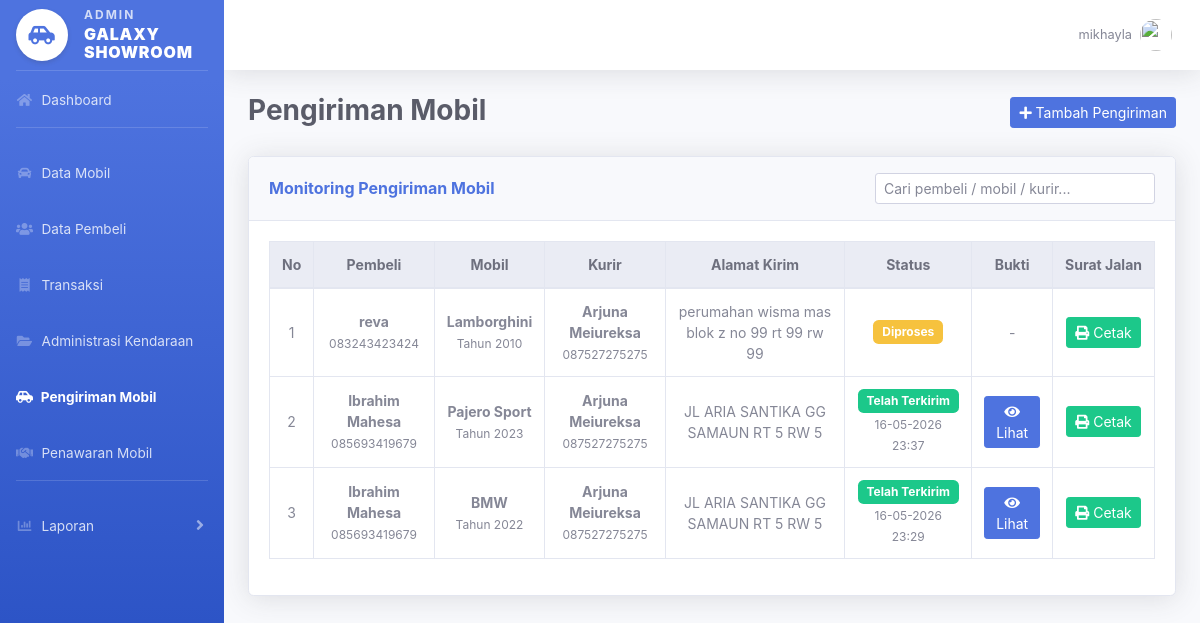
Before: /admin/pengiriman_mobil.php (signed in) with the older database file.
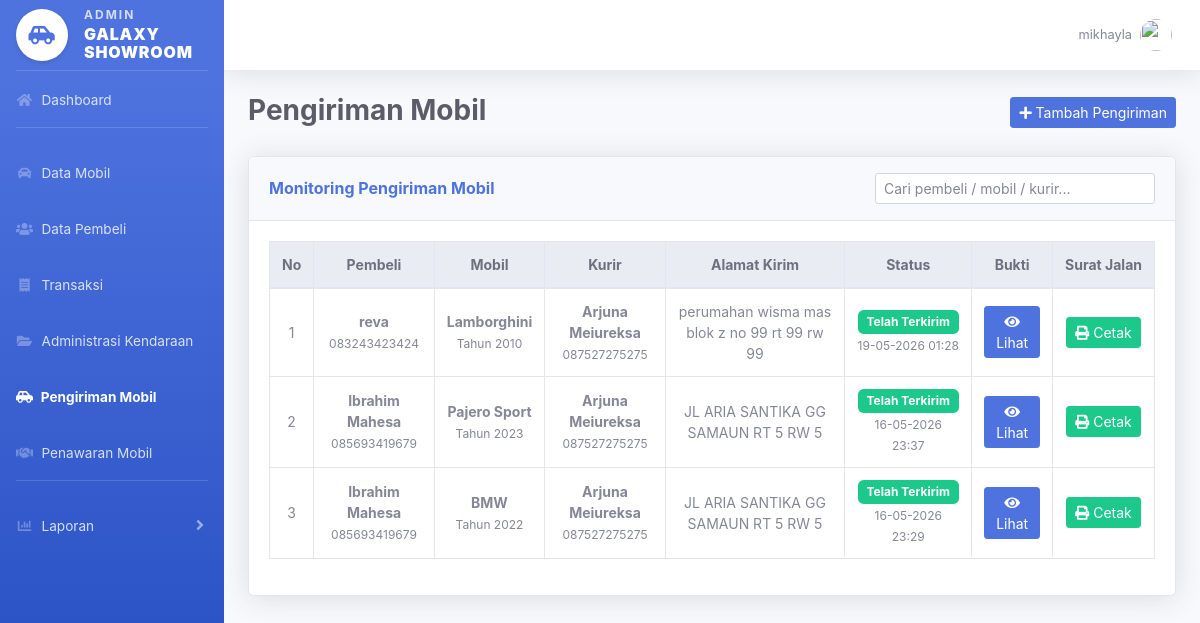
After: the same page with the newer database file.
### tables this page shows
CREATE TABLE `pengiriman` (
  `id_pengiriman` int(11) NOT NULL,
  `id_pemesanan` int(11) DEFAULT NULL,
  `id_kurir` int(11) DEFAULT NULL,
  `alamat_kirim` text DEFAULT NULL,
  `status` enum('diproses','dikirim','selesai','terkirim') DEFAULT 'diproses',
  `bukti_pengiriman` varchar(255) DEFAULT NULL,
  `tanggal_terkirim` datetime DEFAULT NULL
);

CREATE TABLE `pembeli` (
  `id_pembeli` int(11) NOT NULL,
  `id_user` int(11) DEFAULT NULL,
  `nama` varchar(100) DEFAULT NULL,
  `alamat` text DEFAULT NULL,
  `no_hp` varchar(15) DEFAULT NULL,
  `foto` varchar(255) DEFAULT NULL
);

CREATE TABLE `mobil` (
  `id_mobil` int(11) NOT NULL,
  `id_penjual` int(11) DEFAULT NULL,
  `nama_mobil` varchar(100) DEFAULT NULL,
  `harga` decimal(15,2) DEFAULT NULL,
  `stok` int(11) DEFAULT NULL,
  `status` enum('tersedia','dipesan','terjual') DEFAULT NULL,
  `deskripsi` text NOT NULL,
  `tahun` year(4) NOT NULL,
  `foto` varchar(255) NOT NULL
);

CREATE TABLE `kurir` (
  `id_kurir` int(11) NOT NULL,
  `id_user` int(11) DEFAULT NULL,
  `nama` varchar(100) DEFAULT NULL,
  `alamat` text DEFAULT NULL,
  `no_hp` varchar(15) DEFAULT NULL,
  `foto` varchar(255) DEFAULT NULL
);

### admin/pengiriman_mobil.php (the view, shortened to what the changed rows need)
<?php
include "../config/koneksi.php";
mysqli_query($koneksi, "ALTER TABLE pengiriman MODIFY status ENUM('diproses','dikirim','selesai','terkirim') DEFAULT 'diproses'");
mysqli_query($koneksi, "ALTER TABLE pengiriman ADD COLUMN IF NOT EXISTS bukti_pengiriman VARCHAR(255) DEFAULT NULL");
mysqli_query($koneksi, "ALTER TABLE pengiriman ADD COLUMN IF NOT EXISTS tanggal_terkirim DATETIME DEFAULT NULL");
$data = mysqli_query($koneksi, "
    SELECT
        pg.*,
        p.total_harga,
        p.status AS status_pemesanan,
        b.nama AS nama_pembeli,
        b.no_hp AS no_hp_pembeli,
        m.nama_mobil,
        m.tahun,
        k.nama AS nama_kurir,
        k.no_hp AS no_hp_kurir,
        sj.id_suratjalan,
        sj.tanggal_cetak
    FROM pengiriman pg
    JOIN pemesanan p ON pg.id_pemesanan = p.id_pemesanan
    JOIN pembeli b ON p.id_pembeli = b.id_pembeli
    JOIN mobil m ON p.id_mobil = m.id_mobil
    LEFT JOIN kurir k ON pg.id_kurir = k.id_kurir
    LEFT JOIN surat_jalan sj ON pg.id_pengiriman = sj.id_pengiriman
    ORDER BY pg.id_pengiriman DESC
");
?>
<!DOCTYPE html>
<html lang="id">
<head>
    <link href="../assets/vendor/fontawesome-free/css/all.min.css" rel="stylesheet">
    <link href="../assets/css/sb-admin-2.min.css" rel="stylesheet">
</head>
<body id="page-top">
<div id="wrapper">
    <div id="content-wrapper" class="d-flex flex-column">
        <div id="content">
            <div class="container-fluid">
                <div class="d-sm-flex align-items-center justify-content-between mb-4">
                    <h1 class="h3 mb-1 text-gray-800 font-weight-bold">Pengiriman Mobil</h1>
                </div>
                <div class="card shadow mb-4">
                    <div class="card-body">
                        <div class="table-responsive">
                            <table class="table table-bordered table-hover text-center" id="tablePengiriman">
                                <thead class="thead-light">
                                    <tr>
                                        <th>No</th>
                                        <th>Pembeli</th>
                                        <th>Mobil</th>
                                        <th>Kurir</th>
                                        <th>Alamat Kirim</th>
                                        <th>Status</th>
                                        <th>Bukti</th>
                                        <th>Surat Jalan</th>
                                    </tr>
                                </thead>
                                <tbody>
                                    <?php if(mysqli_num_rows($data) > 0){ ?>
                                        <?php
                                        $no = 1;
                                        while($row = mysqli_fetch_assoc($data)){
                                            if($row['status'] == 'diproses'){
                                                $badge = 'warning';
                                                $textStatus = 'Diproses';
                                            } elseif($row['status'] == 'dikirim'){
                                                $badge = 'info';
                                                $textStatus = 'Dikirim';
                                            } elseif($row['status'] == 'terkirim' || $row['status'] == 'selesai'){
                                                $badge = 'success';
                                                $textStatus = 'Telah Terkirim';
                                            } else {
                                                $badge = 'secondary';
                                                $textStatus = '-';
                                            }
                                        ?>
                                        <tr>
                                            <td><?= $no++; ?></td>
                                            <td>
                                                <strong><?= htmlspecialchars($row['nama_pembeli']); ?></strong><br>
                                                <small class="small-text">
                                                    <?= htmlspecialchars($row['no_hp_pembeli']); ?>
                                                </small>
                                            </td>
                                            <td>
                                                <strong><?= htmlspecialchars($row['nama_mobil']); ?></strong><br>
                                                <small class="small-text">
                                                    Tahun <?= htmlspecialchars($row['tahun']); ?>
                                                </small>
                                            </td>
                                            <td>
                                                <strong><?= htmlspecialchars($row['nama_kurir'] ?? '-'); ?></strong><br>
                                                <small class="small-text">
                                                    <?= htmlspecialchars($row['no_hp_kurir'] ?? '-'); ?>
                                                </small>
                                            </td>
                                            <td>
                                                <?= htmlspecialchars($row['alamat_kirim']); ?>
                                            </td>
                                            <td>
                                                <span class="badge badge-<?= $badge; ?>">
                                                    <?= $textStatus; ?>
                                                </span>
                                                <?php if(!empty($row['tanggal_terkirim'])){ ?>
                                                    <br>
                                                    <small class="small-text">
                                                        <?= date('d-m-Y H:i', strtotime($row['tanggal_terkirim'])); ?>
                                                    </small>
                                                <?php } ?>
                                            </td>
                                            <td>
                                                <?php if(!empty($row['bukti_pengiriman'])){ ?>
                                                    <a href="../uploads/<?= htmlspecialchars($row['bukti_pengiriman']); ?>"
                                                       target="_blank"
                                                       class="btn btn-sm btn-primary">
                                                        <i class="fas fa-eye"></i> Lihat
                                                    </a>
                                                <?php } else { ?>
                                                    -
                                                <?php } ?>
                                            </td>
                                            <td>
                                                <a href="pengiriman_mobil.php?surat_jalan=<?= $row['id_pengiriman']; ?>"
                                                   class="btn btn-sm btn-success">
                                                    <i class="fas fa-print"></i> Cetak
                                                </a>
                                            </td>
                                        </tr>
                                        <?php } ?>
                                    <?php } ?>
                                </tbody>
                            </table>
                        </div>
                    </div>
                </div>
            </div>
        </div>
    </div>
</div>
</body>
</html>

Changed rows visible on the page:
changed pengiriman "perumahan wisma mas blok z no 99 rt 99 rw 99": status "Diproses" → "Telah Terkirim"; tanggal_terkirim (not shown) → "19-05-2026 01:28"; bukti_pengiriman "-" → "Lihat"
